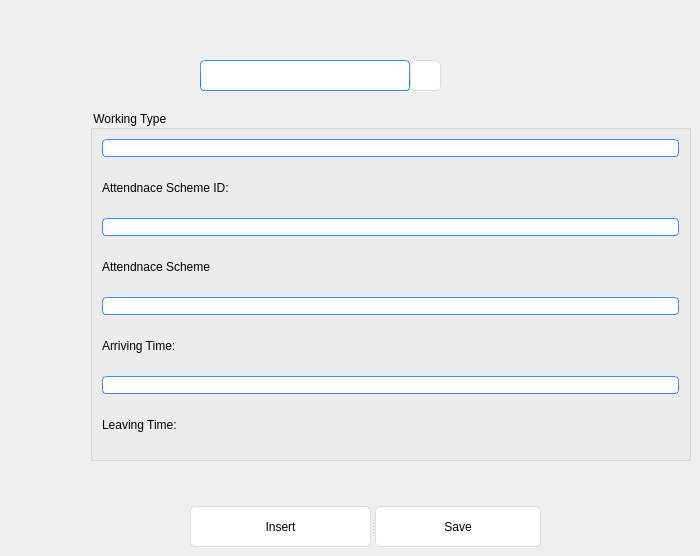
    <widget class="QWidget" name="page2">
     <widget class="QPushButton" name="search_att">
      <property name="geometry">
       <rect>
        <x>410</x>
        <y>60</y>
        <width>31</width>
        <height>31</height>
       </rect>
      </property>
      <property name="styleSheet">
       <string notr="true">QPushButton{
	font: 25 18pt &quot;Bahnschrift Light&quot;;
	border-style: solid;
	border-top-color: qlineargradient(spread:pad, x1:0.5, y1:1, x2:0.5, y2:0, stop:0 rgb(215, 215, 215), stop:1 rgb(222, 222, 222));
	border-right-color: qlineargradient(spread:pad, x1:0, y1:0.5, x2:1, y2:0.5, stop:0 rgb(217, 217, 217), stop:1 rgb(227, 227, 227));
	border-left-color: qlineargradient(spread:pad, x1:0, y1:0.5, x2:1, y2:0.5, stop:0 rgb(227, 227, 227), stop:1 rgb(217, 217, 217));
	border-bottom-color: qlineargradient(spread:pad, x1:0.5, y1:1, x2:0.5, y2:0, stop:0 rgb(215, 215, 215), stop:1 rgb(222, 222, 222));
	border-width: 1px;
	border-radius: 5px;
	color: rgb(0,0,0);
	padding: 2px;
	background-color: rgb(255,255,255);
}
QPushButton:hover{
	border-style: solid;
	border-top-color: qlineargradient(spread:pad, x1:0.5, y1:1, x2:0.5, y2:0, stop:0 rgb(195, 195, 195), stop:1 rgb(222, 222, 222));
	border-right-color: qlineargradient(spread:pad, x1:0, y1:0.5, x2:1, y2:0.5, stop:0 rgb(197, 197, 197), stop:1 rgb(227, 227, 227));
	border-left-color: qlineargradient(spread:pad, x1:0, y1:0.5, x2:1, y2:0.5, stop:0 rgb(227, 227, 227), stop:1 rgb(197, 197, 197));
	border-bottom-color: qlineargradient(spread:pad, x1:0.5, y1:1, x2:0.5, y2:0, stop:0 rgb(195, 195, 195), stop:1 rgb(222, 222, 222));
	border-width: 1px;
	border-radius: 5px;
	color: rgb(0,0,0);
	padding: 2px;
	background-color: rgb(255,255,255);
}
QPushButton:pressed{
	border-style: solid;
	border-top-color: qlineargradient(spread:pad, x1:0.5, y1:1, x2:0.5, y2:0, stop:0 rgb(215, 215, 215), stop:1 rgb(222, 222, 222));
	border-right-color: qlineargradient(spread:pad, x1:0, y1:0.5, x2:1, y2:0.5, stop:0 rgb(217, 217, 217), stop:1 rgb(227, 227, 227));
	border-left-color: qlineargradient(spread:pad, x1:0, y1:0.5, x2:1, y2:0.5, stop:0 rgb(227, 227, 227), stop:1 rgb(217, 217, 217));
	border-bottom-color: qlineargradient(spread:pad, x1:0.5, y1:1, x2:0.5, y2:0, stop:0 rgb(215, 215, 215), stop:1 rgb(222, 222, 222));
	border-width: 1px;
	border-radius: 5px;
	color: rgb(0,0,0);
	padding: 2px;
	background-color: rgb(142,142,142);
}
QPushButton:disabled{
	border-style: solid;
	border-top-color: qlineargradient(spread:pad, x1:0.5, y1:1, x2:0.5, y2:0, stop:0 rgb(215, 215, 215), stop:1 rgb(222, 222, 222));
	border-right-color: qlineargradient(spread:pad, x1:0, y1:0.5, x2:1, y2:0.5, stop:0 rgb(217, 217, 217), stop:1 rgb(227, 227, 227));
	border-left-color: qlineargradient(spread:pad, x1:0, y1:0.5, x2:1, y2:0.5, stop:0 rgb(227, 227, 227), stop:1 rgb(217, 217, 217));
	border-bottom-color: qlineargradient(spread:pad, x1:0.5, y1:1, x2:0.5, y2:0, stop:0 rgb(215, 215, 215), stop:1 rgb(222, 222, 222));
	border-width: 1px;
	border-radius: 5px;
	color: #808086;
	padding: 2px;
	background-color: rgb(142,142,142);
}</string>
      </property>
      <property name="text">
       <string/>
      </property>
      <property name="icon">
       <iconset>
        <normaloff>../icon1.jpg</normaloff>../icon1.jpg</iconset>
      </property>
      <property name="iconSize">
       <size>
        <width>32</width>
        <height>32</height>
       </size>
      </property>
     </widget>
     <widget class="QLineEdit" name="lineEdit_4">
      <property name="geometry">
       <rect>
        <x>200</x>
        <y>60</y>
        <width>210</width>
        <height>31</height>
       </rect>
      </property>
      <property name="styleSheet">
       <string notr="true">
border-width: 1px; border-radius: 4px;
background-color: rgb(255, 255, 255);
	border-style: solid;
	border-color: qlineargradient(spread:pad, x1:0.5, y1:1, x2:0.5, y2:0, stop:0 rgba(0, 113, 255, 255), stop:1 rgba(91, 171, 252, 255));</string>
      </property>
     </widget>
     <widget class="QGroupBox" name="groupBox_5">
      <property name="geometry">
       <rect>
        <x>90</x>
        <y>110</y>
        <width>601</width>
        <height>351</height>
       </rect>
      </property>
      <property name="title">
       <string> Working Type</string>
      </property>
      <property name="alignment">
       <set>Qt::AlignLeading|Qt::AlignLeft|Qt::AlignVCenter</set>
      </property>
      <property name="flat">
       <bool>true</bool>
      </property>
      <layout class="QGridLayout" name="gridLayout_4">
       <item row="3" column="1">
        <widget class="QLabel" name="label_6">
         <property name="styleSheet">
          <string notr="true">font: 25 12pt &quot;Bahnschrift Light&quot;;</string>
         </property>
         <property name="text">
          <string>Attendnace Scheme</string>
         </property>
        </widget>
       </item>
       <item row="1" column="1">
        <widget class="QLabel" name="label_5">
         <property name="styleSheet">
          <string notr="true">font: 25 12pt &quot;Bahnschrift Light&quot;;</string>
         </property>
         <property name="text">
          <string>Attendnace Scheme ID:</string>
         </property>
        </widget>
       </item>
       <item row="5" column="1">
        <widget class="QLabel" name="label_7">
         <property name="styleSheet">
          <string notr="true">font: 25 12pt &quot;Bahnschrift Light&quot;;</string>
         </property>
         <property name="text">
          <string>Arriving Time:</string>
         </property>
        </widget>
       </item>
       <item row="2" column="1">
        <widget class="QLineEdit" name="att_line">
         <property name="styleSheet">
          <string notr="true">
border-width: 1px; border-radius: 4px;
background-color: rgb(255, 255, 255);
	border-style: solid;
	border-color: qlineargradient(spread:pad, x1:0.5, y1:1, x2:0.5, y2:0, stop:0 rgba(0, 113, 255, 255), stop:1 rgba(91, 171, 252, 255));</string>
         </property>
        </widget>
       </item>
       <item row="6" column="1">
        <widget class="QLineEdit" name="leave_line">
         <property name="styleSheet">
          <string notr="true">
border-width: 1px; border-radius: 4px;
background-color: rgb(255, 255, 255);
	border-style: solid;
	border-color: qlineargradient(spread:pad, x1:0.5, y1:1, x2:0.5, y2:0, stop:0 rgba(0, 113, 255, 255), stop:1 rgba(91, 171, 252, 255));</string>
         </property>
        </widget>
       </item>
       <item row="4" column="1">
        <widget class="QLineEdit" name="arrive_line">
         <property name="styleSheet">
          <string notr="true">
border-width: 1px; border-radius: 4px;
background-color: rgb(255, 255, 255);
	border-style: solid;
	border-color: qlineargradient(spread:pad, x1:0.5, y1:1, x2:0.5, y2:0, stop:0 rgba(0, 113, 255, 255), stop:1 rgba(91, 171, 252, 255));</string>
         </property>
        </widget>
       </item>
       <item row="0" column="1">
        <widget class="QLineEdit" name="attid_line">
         <property name="styleSheet">
          <string notr="true">
border-width: 1px; border-radius: 4px;
background-color: rgb(255, 255, 255);
	border-style: solid;
	border-color: qlineargradient(spread:pad, x1:0.5, y1:1, x2:0.5, y2:0, stop:0 rgba(0, 113, 255, 255), stop:1 rgba(91, 171, 252, 255));</string>
         </property>
        </widget>
       </item>
       <item row="7" column="1">
        <widget class="QLabel" name="label_8">
         <property name="styleSheet">
          <string notr="true">font: 25 12pt &quot;Bahnschrift Light&quot;;</string>
         </property>
         <property name="text">
          <string>Leaving Time:</string>
         </property>
        </widget>
       </item>
      </layout>
     </widget>
     <widget class="QSplitter" name="splitter_3">
      <property name="geometry">
       <rect>
        <x>190</x>
        <y>506</y>
        <width>351</width>
        <height>41</height>
       </rect>
      </property>
      <property name="orientation">
       <enum>Qt::Horizontal</enum>
      </property>
      <widget class="QPushButton" name="insert_att">
       <property name="styleSheet">
        <string notr="true">QPushButton{
	font: 25 18pt &quot;Bahnschrift Light&quot;;
	border-style: solid;
	border-top-color: qlineargradient(spread:pad, x1:0.5, y1:1, x2:0.5, y2:0, stop:0 rgb(215, 215, 215), stop:1 rgb(222, 222, 222));
	border-right-color: qlineargradient(spread:pad, x1:0, y1:0.5, x2:1, y2:0.5, stop:0 rgb(217, 217, 217), stop:1 rgb(227, 227, 227));
	border-left-color: qlineargradient(spread:pad, x1:0, y1:0.5, x2:1, y2:0.5, stop:0 rgb(227, 227, 227), stop:1 rgb(217, 217, 217));
	border-bottom-color: qlineargradient(spread:pad, x1:0.5, y1:1, x2:0.5, y2:0, stop:0 rgb(215, 215, 215), stop:1 rgb(222, 222, 222));
	border-width: 1px;
	border-radius: 5px;
	color: rgb(0,0,0);
	padding: 2px;
	background-color: rgb(255,255,255);
}
QPushButton:hover{
	border-style: solid;
	border-top-color: qlineargradient(spread:pad, x1:0.5, y1:1, x2:0.5, y2:0, stop:0 rgb(195, 195, 195), stop:1 rgb(222, 222, 222));
	border-right-color: qlineargradient(spread:pad, x1:0, y1:0.5, x2:1, y2:0.5, stop:0 rgb(197, 197, 197), stop:1 rgb(227, 227, 227));
	border-left-color: qlineargradient(spread:pad, x1:0, y1:0.5, x2:1, y2:0.5, stop:0 rgb(227, 227, 227), stop:1 rgb(197, 197, 197));
	border-bottom-color: qlineargradient(spread:pad, x1:0.5, y1:1, x2:0.5, y2:0, stop:0 rgb(195, 195, 195), stop:1 rgb(222, 222, 222));
	border-width: 1px;
	border-radius: 5px;
	color: rgb(0,0,0);
	padding: 2px;
	background-color: rgb(255,255,255);
}
QPushButton:pressed{
	border-style: solid;
	border-top-color: qlineargradient(spread:pad, x1:0.5, y1:1, x2:0.5, y2:0, stop:0 rgb(215, 215, 215), stop:1 rgb(222, 222, 222));
	border-right-color: qlineargradient(spread:pad, x1:0, y1:0.5, x2:1, y2:0.5, stop:0 rgb(217, 217, 217), stop:1 rgb(227, 227, 227));
	border-left-color: qlineargradient(spread:pad, x1:0, y1:0.5, x2:1, y2:0.5, stop:0 rgb(227, 227, 227), stop:1 rgb(217, 217, 217));
	border-bottom-color: qlineargradient(spread:pad, x1:0.5, y1:1, x2:0.5, y2:0, stop:0 rgb(215, 215, 215), stop:1 rgb(222, 222, 222));
	border-width: 1px;
	border-radius: 5px;
	color: rgb(0,0,0);
	padding: 2px;
	background-color: rgb(142,142,142);
}
QPushButton:disabled{
	border-style: solid;
	border-top-color: qlineargradient(spread:pad, x1:0.5, y1:1, x2:0.5, y2:0, stop:0 rgb(215, 215, 215), stop:1 rgb(222, 222, 222));
	border-right-color: qlineargradient(spread:pad, x1:0, y1:0.5, x2:1, y2:0.5, stop:0 rgb(217, 217, 217), stop:1 rgb(227, 227, 227));
	border-left-color: qlineargradient(spread:pad, x1:0, y1:0.5, x2:1, y2:0.5, stop:0 rgb(227, 227, 227), stop:1 rgb(217, 217, 217));
	border-bottom-color: qlineargradient(spread:pad, x1:0.5, y1:1, x2:0.5, y2:0, stop:0 rgb(215, 215, 215), stop:1 rgb(222, 222, 222));
	border-width: 1px;
	border-radius: 5px;
	color: #808086;
	padding: 2px;
	background-color: rgb(142,142,142);
}</string>
       </property>
       <property name="text">
        <string>Insert</string>
       </property>
      </widget>
      <widget class="QPushButton" name="save_att">
       <property name="styleSheet">
        <string notr="true">QPushButton{
	font: 25 18pt &quot;Bahnschrift Light&quot;;
	border-style: solid;
	border-top-color: qlineargradient(spread:pad, x1:0.5, y1:1, x2:0.5, y2:0, stop:0 rgb(215, 215, 215), stop:1 rgb(222, 222, 222));
	border-right-color: qlineargradient(spread:pad, x1:0, y1:0.5, x2:1, y2:0.5, stop:0 rgb(217, 217, 217), stop:1 rgb(227, 227, 227));
	border-left-color: qlineargradient(spread:pad, x1:0, y1:0.5, x2:1, y2:0.5, stop:0 rgb(227, 227, 227), stop:1 rgb(217, 217, 217));
	border-bottom-color: qlineargradient(spread:pad, x1:0.5, y1:1, x2:0.5, y2:0, stop:0 rgb(215, 215, 215), stop:1 rgb(222, 222, 222));
	border-width: 1px;
	border-radius: 5px;
	color: rgb(0,0,0);
	padding: 2px;
	background-color: rgb(255,255,255);
}
QPushButton:hover{
	border-style: solid;
	border-top-color: qlineargradient(spread:pad, x1:0.5, y1:1, x2:0.5, y2:0, stop:0 rgb(195, 195, 195), stop:1 rgb(222, 222, 222));
	border-right-color: qlineargradient(spread:pad, x1:0, y1:0.5, x2:1, y2:0.5, stop:0 rgb(197, 197, 197), stop:1 rgb(227, 227, 227));
	border-left-color: qlineargradient(spread:pad, x1:0, y1:0.5, x2:1, y2:0.5, stop:0 rgb(227, 227, 227), stop:1 rgb(197, 197, 197));
	border-bottom-color: qlineargradient(spread:pad, x1:0.5, y1:1, x2:0.5, y2:0, stop:0 rgb(195, 195, 195), stop:1 rgb(222, 222, 222));
	border-width: 1px;
	border-radius: 5px;
	color: rgb(0,0,0);
	padding: 2px;
	background-color: rgb(255,255,255);
}
QPushButton:pressed{
	border-style: solid;
	border-top-color: qlineargradient(spread:pad, x1:0.5, y1:1, x2:0.5, y2:0, stop:0 rgb(215, 215, 215), stop:1 rgb(222, 222, 222));
	border-right-color: qlineargradient(spread:pad, x1:0, y1:0.5, x2:1, y2:0.5, stop:0 rgb(217, 217, 217), stop:1 rgb(227, 227, 227));
	border-left-color: qlineargradient(spread:pad, x1:0, y1:0.5, x2:1, y2:0.5, stop:0 rgb(227, 227, 227), stop:1 rgb(217, 217, 217));
	border-bottom-color: qlineargradient(spread:pad, x1:0.5, y1:1, x2:0.5, y2:0, stop:0 rgb(215, 215, 215), stop:1 rgb(222, 222, 222));
	border-width: 1px;
	border-radius: 5px;
	color: rgb(0,0,0);
	padding: 2px;
	background-color: rgb(142,142,142);
}
QPushButton:disabled{
	border-style: solid;
	border-top-color: qlineargradient(spread:pad, x1:0.5, y1:1, x2:0.5, y2:0, stop:0 rgb(215, 215, 215), stop:1 rgb(222, 222, 222));
	border-right-color: qlineargradient(spread:pad, x1:0, y1:0.5, x2:1, y2:0.5, stop:0 rgb(217, 217, 217), stop:1 rgb(227, 227, 227));
	border-left-color: qlineargradient(spread:pad, x1:0, y1:0.5, x2:1, y2:0.5, stop:0 rgb(227, 227, 227), stop:1 rgb(217, 217, 217));
	border-bottom-color: qlineargradient(spread:pad, x1:0.5, y1:1, x2:0.5, y2:0, stop:0 rgb(215, 215, 215), stop:1 rgb(222, 222, 222));
	border-width: 1px;
	border-radius: 5px;
	color: #808086;
	padding: 2px;
	background-color: rgb(142,142,142);
}</string>
       </property>
       <property name="text">
        <string>Save</string>
       </property>
      </widget>
     </widget>
    </widget>
